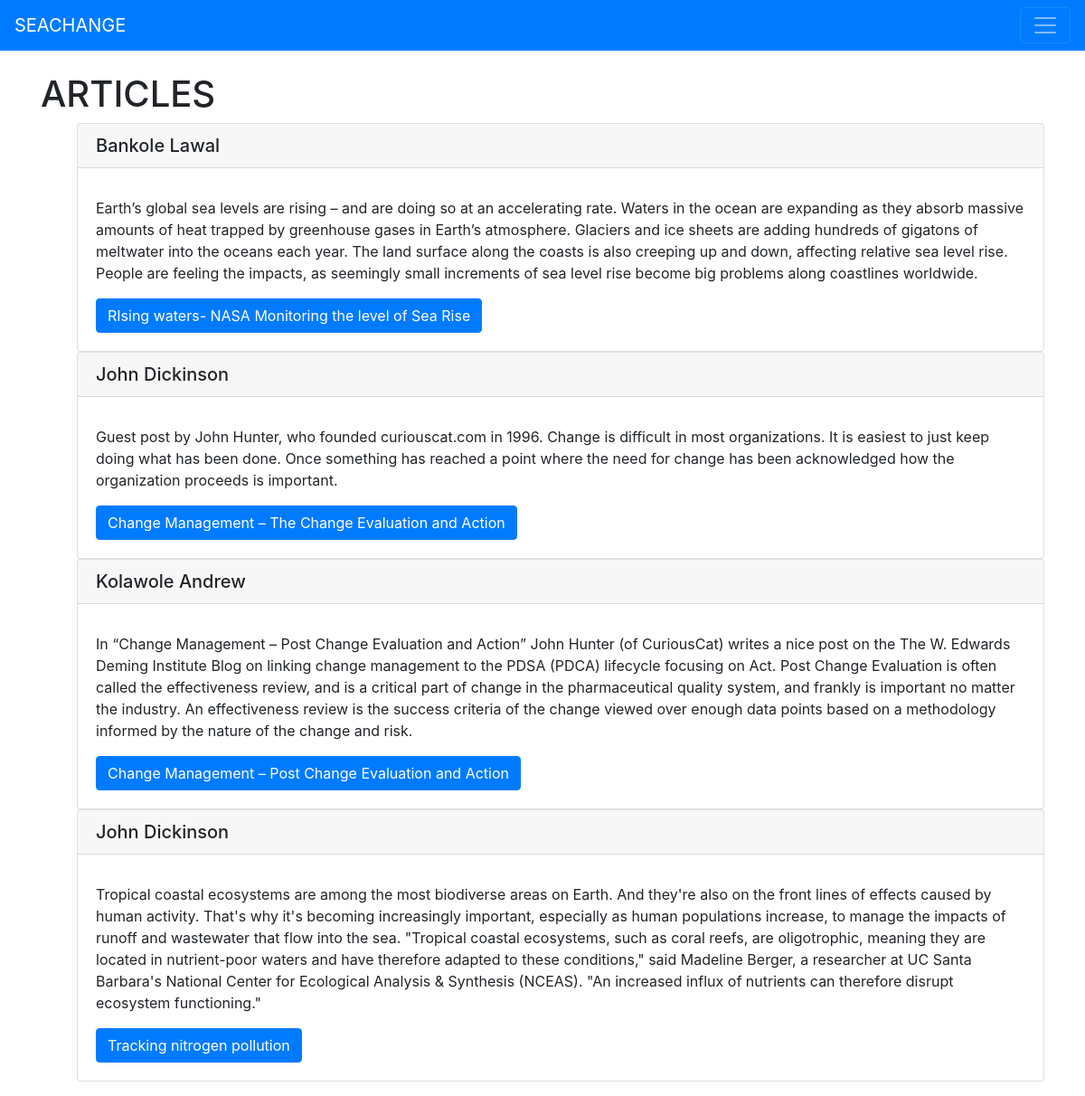
The page / on the database its author committed.
### blog_ass/models.py (models this page shows, shortened)
class post(models.Model):
    title= models.CharField(max_length= 255)
    title_tag= models.CharField(max_length= 255, default="SEACHANGE")#this provides a tag wen opening a post, if given a specific title tag  default which is seachange.
    author= models.ForeignKey(User, on_delete=models.CASCADE) #this helps to delete the post of an author in the admin page
    body= models.TextField()
    Post_date = models.DateField(auto_now_add=True)

### blog_ass/views.py (the view)
class Homeview(ListView):#the list view is what put all our post on the main page
    model = post
    template_name='home.html'
    ordering = ['-Post_date']

### blog_ass/templates/home.html (shortened to what this page needs)
{% extends 'base.html' %}
{% block content %}
<h1>ARTICLES</h1>
<ul>
{% for post in object_list %}
<div class="card">
    <h5 class="card-header">{{ post.author.first_name }} {{ post.author.last_name }} </h5>
    <div class="card-body">
      <p class="card-text">{{ post.body }}</p>
      <a href="{% url 'article-detail' post.pk %}" class="btn btn-primary">{{ post.title }}</a>
    </div>
  </div>
{% endfor %}
</ul>
  </div>
{% endblock %}

### blog_ass/templates/base.html (shortened to what this page needs)
<!doctype html>
<html lang="en">
  <head>
    <link rel="stylesheet" href="https://cdn.jsdelivr.net/npm/bootstrap@4.6.2/dist/css/bootstrap.min.css">
  </head>
  <body>
    <nav class="navbar navbar-dark bg-primary">
        <a class="navbar-brand" href="{% url 'home' %}">SEACHANGE</a>
        <button class="navbar-toggler" type="button" data-toggle="collapse" data-target="#navbarNavDropdown" aria-controls="navbarNavDropdown" aria-expanded="false" aria-label="Toggle navigation">
          <span class="navbar-toggler-icon"></span>
        </button>
      </nav>
    <br/>
    <div class="container">
                    {% block content %}
                    {% endblock %}
  </body>
</html>

### rows shown on the page
post: author.first_name "Bankole", author.last_name "Lawal", body "Earth’s global sea levels are rising – and are doing so at an accelerating rate. Waters in the ocean are expanding as they absorb massive amounts of heat trapped by greenhouse gases in Earth’s atmosphere. Glaciers and ice sheets are adding hundreds of gigatons of meltwater into the oceans each year. The land surface along the coasts is also creeping up and down, affecting relative sea level rise. People are feeling the impacts, as seemingly small increments of sea level rise become big problems along coastlines worldwide.", title "RIsing waters- NASA Monitoring the level of Sea Rise"
post: author.first_name "John", author.last_name "Dickinson", body "Guest post by John Hunter, who founded curiouscat.com in 1996. Change is difficult in most organizations. It is easiest to just keep doing what has been done. Once something has reached a point where the need for change has been acknowledged how the organization proceeds is important.", title "Change Management – The Change Evaluation and Action"
post: author.first_name "Kolawole", author.last_name "Andrew", body "In “Change Management – Post Change Evaluation and Action” John Hunter (of CuriousCat) writes a nice post on the The W. Edwards Deming Institute Blog on linking change management to the PDSA (PDCA) lifecycle focusing on Act. Post Change Evaluation is often called the effectiveness review, and is a critical part of change in the pharmaceutical quality system, and frankly is important no matter the industry. An effectiveness review is the success criteria of the change viewed over enough data points based on a methodology informed by the nature of the change and risk.", title "Change Management – Post Change Evaluation and Action"
post: author.first_name "John", author.last_name "Dickinson", body "Tropical coastal ecosystems are among the most biodiverse areas on Earth. And they're also on the front lines of effects caused by human activity. That's why it's becoming increasingly important, especially as human populations increase, to manage the impacts of runoff and wastewater that flow into the sea. \"Tropical coastal ecosystems, such as coral reefs, are oligotrophic, meaning they are located in nutrient-poor waters and have therefore adapted to these conditions,\" said Madeline Berger, a researcher at UC Santa Barbara's National Center for Ecological Analysis & Synthesis (NCEAS). \"An increased influx of nutrients can therefore disrupt ecosystem functioning.\"", title "Tracking nitrogen pollution"
